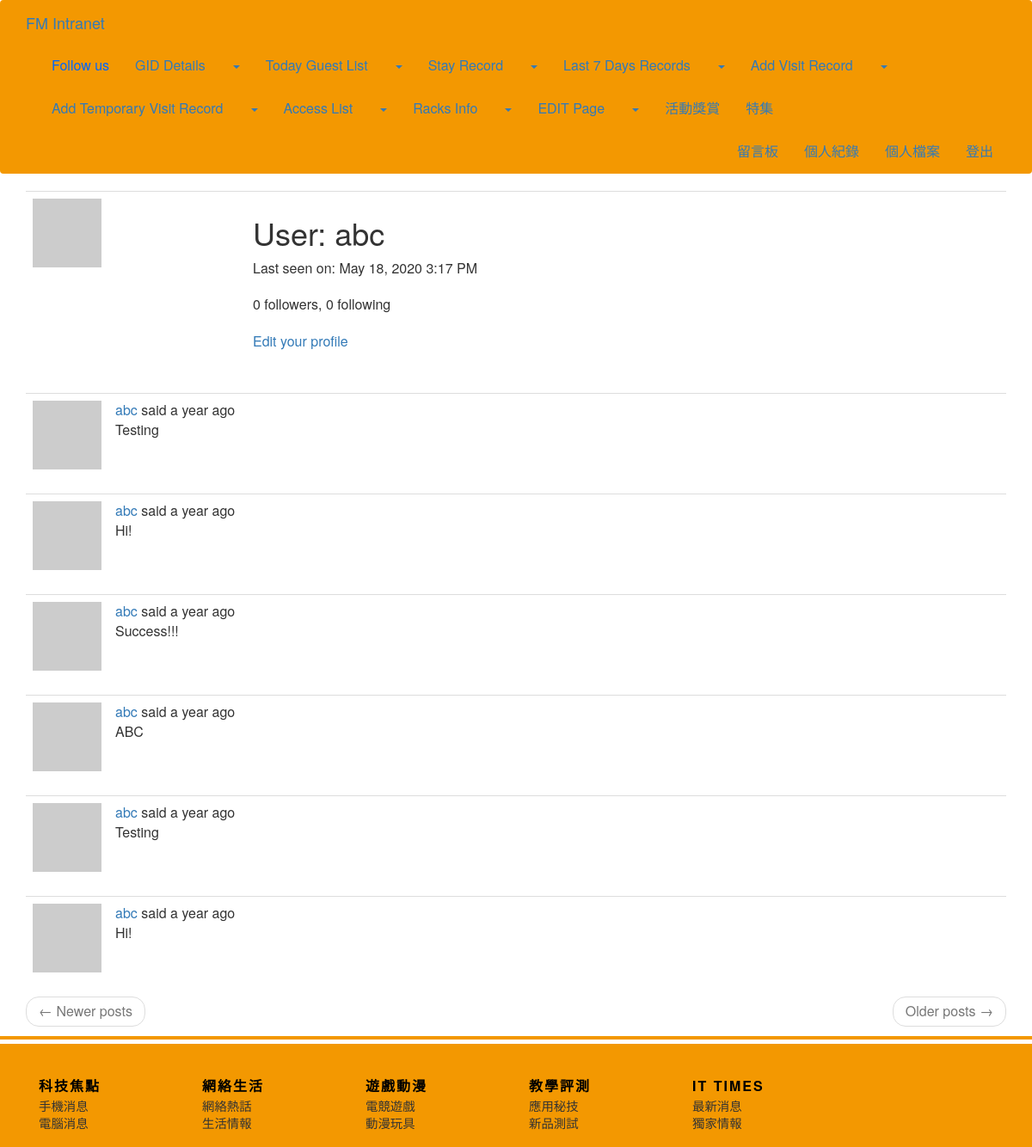
Before: /user/abc (signed in) with the older database file.
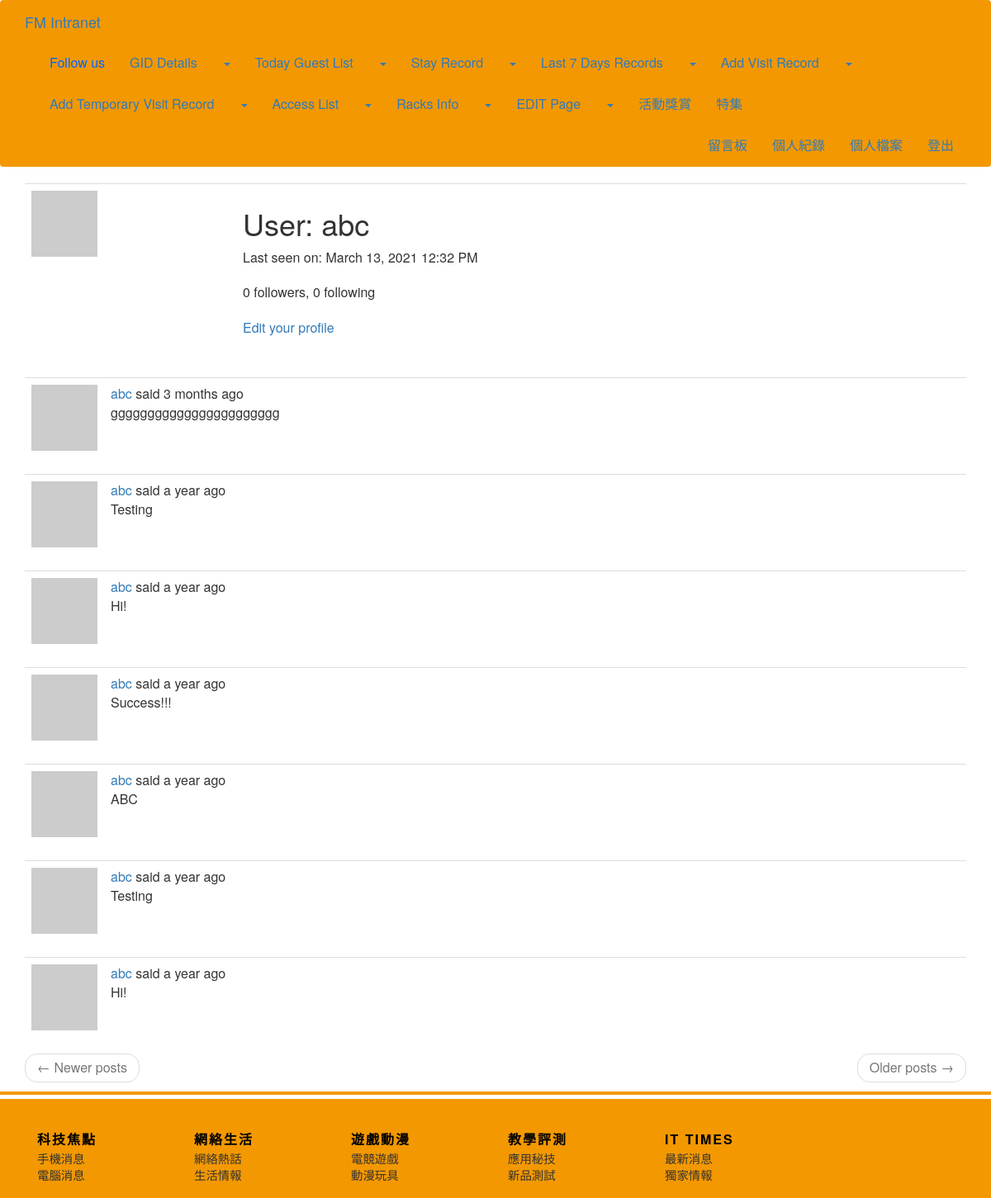
After: the same page with the newer database file.
### app/models.py (models this page shows, shortened)
class User(UserMixin, db.Model):
    id = db.Column(db.Integer, primary_key=True)
    username = db.Column(db.String(64), index=True, unique=True)
    email = db.Column(db.String(120), index=True, unique=True)
    password_hash = db.Column(db.String(128))
    posts = db.relationship('Post', backref='author', lazy='dynamic')
    about_me = db.Column(db.String(140))
    last_seen = db.Column(db.DateTime, default=datetime.utcnow)
    followed = db.relationship(
        'User', secondary=followers,
        primaryjoin=(followers.c.follower_id == id),
        secondaryjoin=(followers.c.followed_id == id),
        backref=db.backref('followers', lazy='dynamic'), lazy='dynamic')
    def avatar(self, size):
        digest = md5(self.email.lower().encode('utf-8')).hexdigest()
        return 'https://www.gravatar.com/avatar/{}?d=identicon&s={}'.format(
            digest, size)

class Post(db.Model):
    id = db.Column(db.Integer, primary_key=True)
    body = db.Column(db.String(140))
    timestamp = db.Column(db.DateTime, index=True, default=datetime.utcnow)
    user_id = db.Column(db.Integer, db.ForeignKey('user.id'))

### app/main/routes.py (the view)
@bp.route('/user/<username>')
@login_required
def user(username):
    user = User.query.filter_by(username=username).first_or_404()
    page = request.args.get('page', 1, type=int)
    posts = user.posts.order_by(Post.timestamp.desc()).paginate(
        page, current_app.config['POSTS_PER_PAGE'], False)
    next_url = url_for('main.user', username=user.username, page=posts.next_num) \
        if posts.has_next else None
    prev_url = url_for('main.user', username=user.username, page=posts.prev_num) \
        if posts.has_prev else None
    return render_template('user.html', user=user, posts=posts.items,
                           next_url=next_url, prev_url=prev_url)

### app/main/routes.py (called while the page is built)
@bp.before_request
def before_request():
    if current_user.is_authenticated:
        current_user.last_seen = datetime.utcnow()
        db.session.commit()
    g.locale = str(get_locale())

### app/models.py (called while the page is built)
@login.user_loader
def load_user(id):
    return User.query.get(int(id))

### app/templates/user.html (shortened to what this page needs)
{% extends "base.html" %}
{% block current_app_content %}
    <table class="table table-hover">
        <tr>
            <td width="256px"><img src="{{ user.avatar(256) }}"></td>
            <td>
                <h1>{{ _('User') }}: {{ user.username }}</h1>
                {% if user.last_seen %}
                    <p>{{ _('Last seen on') }}: {{ moment(user.last_seen).format('LLL') }}</p>
                {% endif %}
                <p>{{ _('%(count)d followers', count=user.followers.count()) }}, {{ _('%(count)d following', count=user.followed.count()) }}</p>
                {% if user == current_user %}
                    <p><a href="{{ url_for('main.edit_profile') }}">{{ _('Edit your profile') }}</a></p>
                {% elif not current_user.is_following(user) %}
                    <p><a href="{{ url_for('main.follow', username=user.username) }}">{{ _('Follow') }}</a></p>
                {% else %}
                    <p><a href="{{ url_for('main.unfollow', username=user.username) }}">{{ _('Unfollow') }}</a></p>
                {% endif %}
            </td>
        </tr>
    </table>
    {% for post in posts %}
        {% include '_post.html' %}
    {% endfor %}
    <nav aria-label="...">
        <ul class="pager">
            <li class="previous{% if not prev_url %} disabled{% endif %}">
                <a href="{{ prev_url or '#' }}">
                    <span aria-hidden="true">&larr;</span> {{ _('Newer posts') }}
                </a>
            </li>
            <li class="next{% if not next_url %} disabled{% endif %}">
                <a href="{{ next_url or '#' }}">
                    {{ _('Older posts') }} <span aria-hidden="true">&rarr;</span>
                </a>
            </li>
        </ul>
    </nav>
{% endblock %}

### app/templates/base.html (shortened to what this page needs)
{% extends 'bootstrap/base.html' %}
{% block styles %}
    {{super()}}
    <link type="text/css" rel="stylesheet" href="{{ url_for('static', filename='navbar.css') }}"/>
    <link type="text/css" rel="stylesheet" href="{{ url_for('static', filename='footer.css') }}"/>
    <link type="text/css" rel="stylesheet" href="{{ url_for('static', filename='ez.css') }}"/>
    <link type="text/css" rel="stylesheet" href="{{ url_for('static', filename='content.css') }}"/>
{% endblock %}
{% block navbar %}
    <nav class="navbar navbar-custom">
        <div class="container">
            <div class="navbar-header">
                <a class="navbar-brand" href="{{ url_for('main.ez') }}">FM Intranet</a>
            </div>
            <div class="collapse navbar-collapse" id="bs-example-navbar-collapse-1">
                <div class="nav navbar-nav">
                    <li><a href="https://www.facebook.com/v2.9/plugins/error/confirm/like?iframe_referer=https%3A%2F%2Fezone.ulifestyle.com.hk%2F&kid_directed_site=false&secure=true&plugin=like&return_params=%7B%22action%22%3A%22like%22%2C%22app_id%22%3A%22134643510061773%22%2C%22channel%22%3A%22https%3A%2F%2Fstaticxx.facebook.com%2Fconnect%2Fxd_arbiter.php%3Fversion%3D46%23cb%3Df2b98361cfebec4%26domain%3Dezone.ulifestyle.com.hk%26origin%3Dhttps%253A%252F%252Fezone.ulifestyle.com.hk%252Ff1c2d4afe2a00b%26relation%3Dparent.parent%22%2C%22container_width%22%3A%220%22%2C%22href%22%3A%22https%3A%2F%2Fwww.facebook.com%2FePlay.ezone%22%2C%22layout%22%3A%22button%22%2C%22locale%22%3A%22en_US%22%2C%22sdk%22%3A%22joey%22%2C%22share%22%3A%22false%22%2C%22show_faces%22%3A%22false%22%2C%22size%22%3A%22small%22%2C%22ret%22%3A%22sentry%22%2C%22act%22%3A%22like%22%7D"
                    target="_blank"><font color="#0066ff">{{ _('Follow us') }}</font></a></li>
                    <li><a class="nav-link" href="{{ url_for('main.topic', st_category='科技焦點', nd_category='None', table='TF') }}">{{ _('GID Details') }}</a></li>
                    <li class="nav-item dropdown">
                        <a class="dropdown-toggle" type="button" data-toggle="dropdown" aria-haspopup="false" aria-expanded="false"><span class="caret"></span></a>
                    </li>
                    <li><a class="nav-link" href="{{ url_for('main.topic', st_category='網絡生活', nd_category='None', table='NET') }}">{{ _('Today Guest List') }}</a></li>
                    <li class="nav-item dropdown">
                        <a class="dropdown-toggle" type="button" data-toggle="dropdown" aria-haspopup="false" aria-expanded="false"><span class="caret"></span></a>
                    </li>
                    <li><a class="nav-link" href="{{ url_for('main.topic', st_category='遊戲動漫', nd_category='None', table='ANI') }}">{{ _('Stay Record') }}</a></li>
                        <li class="nav-item dropdown">
                            <a class="dropdown-toggle" type="button" data-toggle="dropdown" aria-haspopup="false" aria-expanded="false"><span class="caret"></span></a>
                        </li>
                    <li><a class="nav-link" href="{{ url_for('main.topic', st_category='教學評測', nd_category='None', table='EVA') }}">{{ _('Last 7 Days Records') }}</a></li>
                        <li class="nav-item dropdown">
                            <a class="dropdown-toggle" type="button" data-toggle="dropdown" aria-haspopup="false" aria-expanded="false"><span class="caret"></span></a>
                        </li>
                    <li><a class="nav-link" href="{{ url_for('main.topic', st_category='IT Times', nd_category='None', table='ITT') }}">{{ _('Add Visit Record') }}</a></li>
                        <li class="nav-item dropdown">
                            <a class="dropdown-toggle" type="button" data-toggle="dropdown" aria-haspopup="false" aria-expanded="false"><span class="caret"></span></a>
                        </li>
                    <li><a class="nav-link" href="{{ url_for('main.topic', st_category='IT Times', nd_category='None', table='ITT') }}">{{ _('Add Temporary Visit Record') }}</a></li>
                        <li class="nav-item dropdown">
                            <a class="dropdown-toggle" type="button" data-toggle="dropdown" aria-haspopup="false" aria-expanded="false"><span class="caret"></span></a>
                        </li>
                    <li><a class="nav-link" href="{{ url_for('main.topic', st_category='IT Times', nd_category='None', table='ITT') }}">{{ _('Access List') }}</a></li>
                        <li class="nav-item dropdown">
                            <a class="dropdown-toggle" type="button" data-toggle="dropdown" aria-haspopup="false" aria-expanded="false"><span class="caret"></span></a>
                        </li>
                    <li><a class="nav-link" href="{{ url_for('main.topic', st_category='IT Times', nd_category='None', table='ITT') }}">{{ _('Racks Info') }}</a></li>
                        <li class="nav-item dropdown">
                            <a class="dropdown-toggle" type="button" data-toggle="dropdown" aria-haspopup="false" aria-expanded="false"><span class="caret"></span></a>
                        </li>
                    <li><a class="nav-link" href="{{ url_for('main.topic', st_category='IT Times', nd_category='None', table='ITT') }}">{{ _('EDIT Page') }}</a></li>
                        <li class="nav-item dropdown">
                            <a class="dropdown-toggle" type="button" data-toggle="dropdown" aria-haspopup="false" aria-expanded="false"><span class="caret"></span></a>
                        </li>
                    <li><a class="nav-link" href="{{ url_for('main.topic', st_category='活動獎賞', nd_category='None', table='RW') }}">{{ _('活動獎賞') }}</a></li>
                    <li><a class="nav-link" href="{{ url_for('main.topic', st_category='特集', nd_category='None', table='SP') }}">{{ _('特集') }}</a></li>
                </div>
                <ul class="nav navbar-nav navbar-right">
                    {% if current_user.is_anonymous %}
                        <li><a href="{{ url_for('auth.login') }}">{{ _('登入討論區') }}</a></li>
                    {% else %}
                        <li><a href="{{ url_for('main.index') }}">{{ _('留言板') }}</a></li>
                        <li><a href="{{ url_for('main.explore') }}">{{ _('個人紀錄') }}</a></li>
                        <li><a href="{{ url_for('main.user', username=current_user.username) }}">{{ _('個人檔案') }}</a></li>
                        <li><a href="{{ url_for('auth.logout') }}">{{ _('登出') }}</a></li>
                    {% endif %}
                </ul>
            </div>
        </div>
    </nav>
{% endblock %}
{% block content %}
    <div class="container">
        {% block current_app_content %}{% endblock %}
    </div>
    {% block footer %}
        <footer class="footer-custom">
            <div class="container">
                <div class="col-md-2 col-xs-6">
                    <h3>
                        <a href="{{ url_for('main.topic', st_category='科技焦點', nd_category='None', table='TF') }}">{{ _('科技焦點') }}</a>
                    </h3>
                    <ul>
                        <li><a href="{{ url_for('main.topic', st_category='科技焦點', nd_category='手機消息', table='TF') }}">{{ _('手機消息') }}</a></li>
                        <li><a href="{{ url_for('main.topic', st_category='科技焦點', nd_category='電腦消息', table='TF') }}">{{ _('電腦消息') }}</a></li>
                    </ul>
                </div>
                <div class="col-md-2 col-xs-6">
                    <h3>
                        <a href="{{ url_for('main.topic', st_category='網絡生活', nd_category='None', table='NET') }}">{{ _('網絡生活') }}</a>
                    </h3>
                    <ul>
                        <li><a href="{{ url_for('main.topic', st_category='網絡生活', nd_category='網絡熱話', table='NET') }}">{{ _('網絡熱話') }}</a></li>
                        <li><a href="{{ url_for('main.topic', st_category='網絡生活', nd_category='生活情報', table='NET') }}">{{ _('生活情報') }}</a></li>
                    </ul>
                </div>
                <div class="col-md-2 col-xs-6">
                    <h3>
                        <a href="{{ url_for('main.topic', st_category='遊戲動漫', nd_category='None', table='ANI') }}">{{ _('遊戲動漫') }}</a>
                    </h3>
                    <ul>
                        <li><a href="{{ url_for('main.topic', st_category='遊戲動漫', nd_category='電競遊戲', table='ANI') }}">{{ _('電競遊戲') }}</a></li>
                        <li><a href="{{ url_for('main.topic', st_category='遊戲動漫', nd_category='動漫玩具', table='ANI') }}">{{ _('動漫玩具') }}</a></li>
                    </ul>
                </div>
                <div class="col-md-2 col-xs-6">
                    <h3>
                        <a href="{{ url_for('main.topic', st_category='教學評測', nd_category='None', table='EVA') }}">{{ _('教學評測') }}</a>
                    </h3>
                    <ul>
                        <li><a href="{{ url_for('main.topic', st_category='教學評測', nd_category='應用秘技', table='EVA') }}">{{ _('應用秘技') }}</a></li>
                        <li><a href="{{ url_for('main.topic', st_category='教學評測', nd_category='新品測試', table='EVA') }}">{{ _('新品測試') }}</a></li>
                    </ul>
                </div>
                <div class="col-md-2 col-xs-6">
                    <h3>
                        <a href="{{ url_for('main.topic', st_category='IT Times', nd_category='None', table='ITT') }}">{{ _('IT Times') }}</a>
                    </h3>
                    <ul>
                        <li><a href="{{ url_for('main.topic', st_category='IT Times', nd_category='最新消息', table='ITT') }}">{{ _('最新消息') }}</a></li>
                        <li><a href="{{ url_for('main.topic', st_category='IT Times', nd_category='獨家情報', table='ITT') }}">{{ _('獨家情報') }}</a></li>
                    </ul>
                </div>
            </div>
        </footer>
    {% endblock footer %}
{% endblock %}

### app/templates/_post.html (shortened to what this page needs)
<table class="table table-hover">
    <tr>
        <td width="70px">
            <a href="{{ url_for('main.user', username=post.author.username) }}">
                <img src="{{ post.author.avatar(70) }}" />
            </a>
        </td>
        <td>
            {{ _('%(username)s said %(when)s', username=user_link, when=moment(post.timestamp).fromNow()) }}
            <br>
            {{ post.body }}
        </td>
    </tr>
</table>

### app/static/navbar.css (style rules this page uses)
.navbar-custom { background-color: #F39801; }

### app/static/footer.css (style rules this page uses)
.footer-custom::before { display: block; width: 100%; height: 4px; background-color: #F39801; content: ''; position: relative; left: 0; top: -25px }
.footer-custom { padding: 1em 0 0; width: 100%; background: #F39801; color: #333 }
.footer-custom a { color: #000; text-decoration: none }
.footer-custom h3 { text-transform: uppercase; letter-spacing: 2px; font-size: 16px; font-weight: 700; margin-bottom: 3px }
.footer-custom [class*=col] { padding-bottom: 18px }
.footer-custom ul { padding: 0; margin: 0 }
.footer-custom ul li { padding: 0; list-style: none; height: 1.3em }
.footer-custom ul li a { color: #333; text-decoration: none!important; z-index: 1; font-size: .9em }

### app/static/ez.css (style rules this page uses)
.btn, .btn-outline, body { font-size: 16px; }

### app/static/content.css (style rules this page uses)
p { margin-bottom: 20px }

Changed rows visible on the page:
changed User "abc": last_seen "May 18, 2020 3:17 PM" → "March 13, 2021 12:32 PM"
added Post: body "ggggggggggggggggggggggg"
